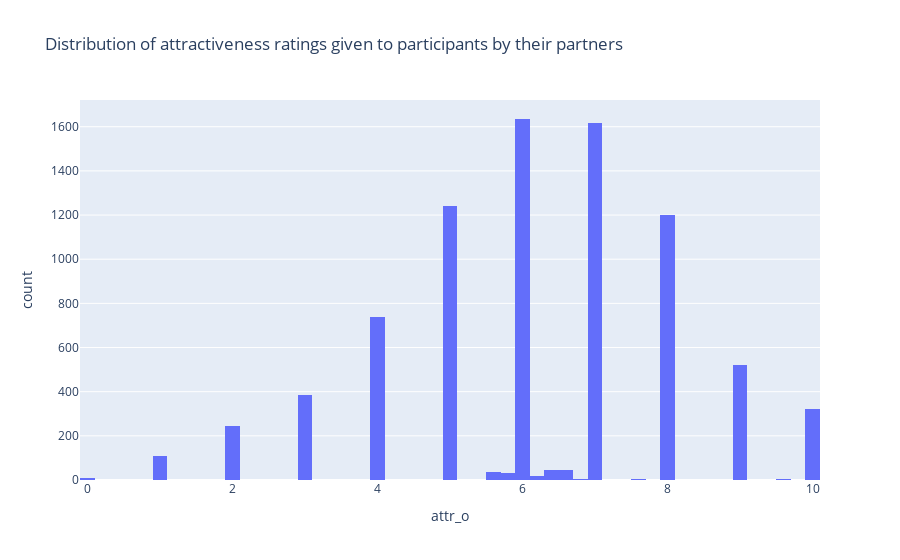

Notebook cell for this chart:
### Code cell
fig = px.histogram(df, x="attr_o", title="Distribution of attractiveness ratings given to participants by their partners")
fig.show()

### Figure 1 — Plotly figure (JSON) as saved in the notebook; plotly's stock layout.template omitted (floating-point values rounded to 4 significant figures; data arrays with more than 128 entries replaced by an {"elided": "..."} marker saying what was removed)
{"data": [{"alignmentgroup": "True", "bingroup": "x", "hovertemplate": "attr_o=%{x}<br>count=%{y}<extra></extra>", "legendgroup": "", "marker": {"color": "#636efa", "pattern": {"shape": ""}}, "name": "", "offsetgroup": "", "orientation": "v", "showlegend": false, "type": "histogram", "x": {"elided": "8219 float values"}, "xaxis": "x", "yaxis": "y"}], "layout": {"barmode": "relative", "legend": {"tracegroupgap": 0}, "title": {"text": "Distribution of attractiveness ratings given to participants by their partners"}, "xaxis": {"anchor": "y", "domain": [0, 1], "title": {"text": "attr_o"}}, "yaxis": {"anchor": "x", "domain": [0, 1], "title": {"text": "count"}}}}
